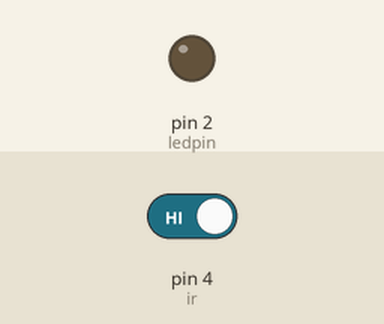
Simulated run of this sketch. Board: Arduino Uno, built with avr-gcc and run on an emulated ATmega328P. Shown: output pins drawn as LEDs (lit = HIGH). Inputs (shaded band) come from the test bench; at power-on: pin 4 (ir) HIGH. What the sketch prints to the serial monitor is not drawn.

Above: at 1.2 s.
1.3 s: pin 4 (ir) driven LOW
At 2.5 s:
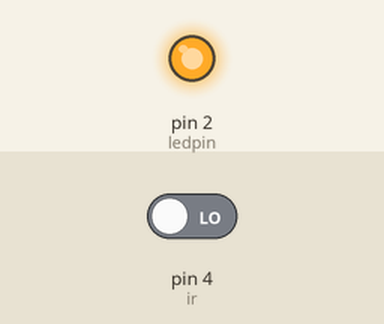
2.8 s: pin 4 (ir) driven HIGH
At 3.7 s:
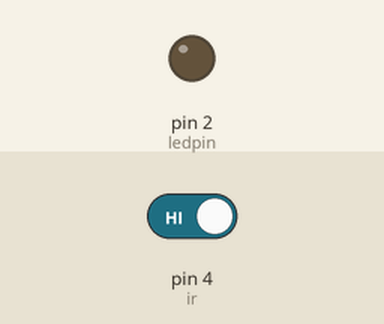
Timing chart, 0 to 5.8 s (numbered marks = the images above; inputs shaded):
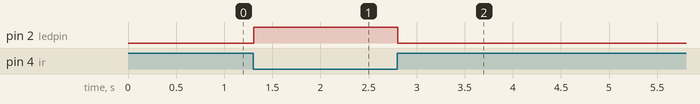

Measured:
- after the input at 1.3 s, pin 2 (ledpin): LOW → HIGH at once
- after the input at 2.8 s, pin 2 (ledpin): HIGH → LOW at once

The sketch:

ir_Sensor_exp3.ino
```cpp
int ir=4;
int x;
int ledpin=2;
void setup() {
  // put your setup code here, to run once:
Serial.begin(9600);
pinMode(ir,INPUT);
pinMode(ledpin,OUTPUT);
}

void loop() {
  // put your main code here, to run repeatedly:
x=digitalRead(ir);
Serial.println(x);
// delay(500);
if(x==0){
digitalWrite(ledpin,HIGH);
}
else{
  digitalWrite(ledpin,LOW);
}
}
```
